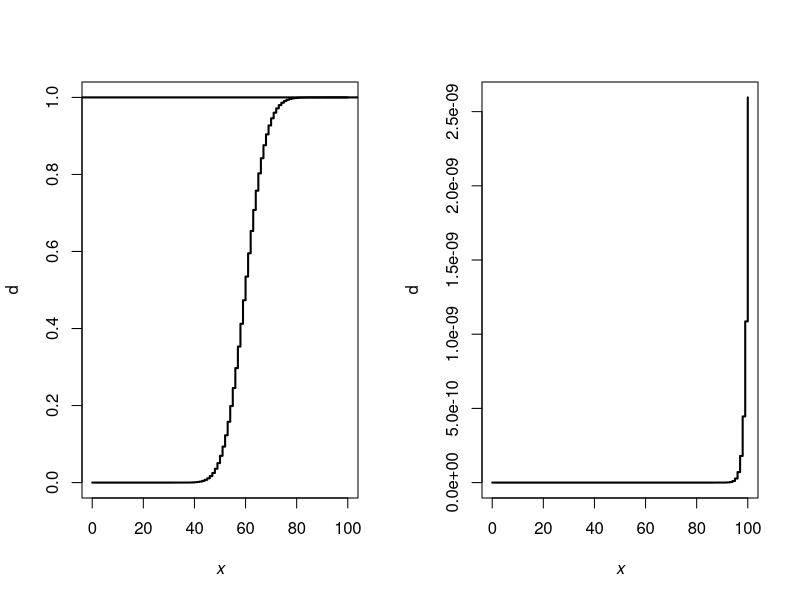

Recreate this plot in R.
PI <- c(0.3, 0.7) ; x <- 0:100
xlab <- expression(italic(x))
par(mfrow = c(1,length(PI)))

#for(i in 1:length(PI)){
#	density <- dgeom(x,PI[i])
#	ylab <- bquote(italic(P(X==x)~~~~~pi) == .(PI[i]))
#	plot(x, density, type = 'h', lwd=2,
#		 xlab = xlab, ylab = ylab)
#	abline(h=0, lwd=2)
#}

for (i in 1:length(PI)){
	d <- pbinom(x,200,PI[i])
	plot(x,d,type = 's',lwd=2,
		 xlab = xlab)
	abline(h=1,lwd=2)
}